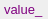
<ui version="4.0" >
 <class>RadarInfoWidget</class>
 <widget class="QWidget" name="RadarInfoWidget" >
  <property name="geometry" >
   <rect>
    <x>0</x>
    <y>0</y>
    <width>38</width>
    <height>18</height>
   </rect>
  </property>
  <property name="sizePolicy" >
   <sizepolicy vsizetype="Fixed" hsizetype="Fixed" >
    <horstretch>0</horstretch>
    <verstretch>0</verstretch>
   </sizepolicy>
  </property>
  <property name="windowTitle" >
   <string>RadarInfoWidget</string>
  </property>
  <property name="toolTip" >
   <string>Radar report info</string>
  </property>
  <layout class="QHBoxLayout" >
   <property name="leftMargin" >
    <number>4</number>
   </property>
   <property name="topMargin" >
    <number>2</number>
   </property>
   <property name="rightMargin" >
    <number>4</number>
   </property>
   <property name="bottomMargin" >
    <number>2</number>
   </property>
   <item>
    <widget class="QLabel" name="value_" >
     <property name="sizePolicy" >
      <sizepolicy vsizetype="Fixed" hsizetype="Preferred" >
       <horstretch>0</horstretch>
       <verstretch>0</verstretch>
      </sizepolicy>
     </property>
     <property name="palette" >
      <palette>
       <active>
        <colorrole role="WindowText" >
         <brush brushstyle="SolidPattern" >
          <color alpha="255" >
           <red>128</red>
           <green>0</green>
           <blue>128</blue>
          </color>
         </brush>
        </colorrole>
       </active>
       <inactive>
        <colorrole role="WindowText" >
         <brush brushstyle="SolidPattern" >
          <color alpha="255" >
           <red>128</red>
           <green>0</green>
           <blue>128</blue>
          </color>
         </brush>
        </colorrole>
       </inactive>
       <disabled>
        <colorrole role="WindowText" >
         <brush brushstyle="SolidPattern" >
          <color alpha="255" >
           <red>127</red>
           <green>127</green>
           <blue>127</blue>
          </color>
         </brush>
        </colorrole>
       </disabled>
      </palette>
     </property>
     <property name="font" >
      <font>
       <family>Lucida Grande</family>
       <pointsize>10</pointsize>
       <weight>50</weight>
       <italic>false</italic>
       <bold>false</bold>
       <underline>false</underline>
       <strikeout>false</strikeout>
      </font>
     </property>
     <property name="text" >
      <string>value_</string>
     </property>
     <property name="textFormat" >
      <enum>Qt::PlainText</enum>
     </property>
     <property name="alignment" >
      <set>Qt::AlignLeading|Qt::AlignLeft|Qt::AlignVCenter</set>
     </property>
    </widget>
   </item>
  </layout>
 </widget>
 <resources/>
 <connections/>
</ui>
